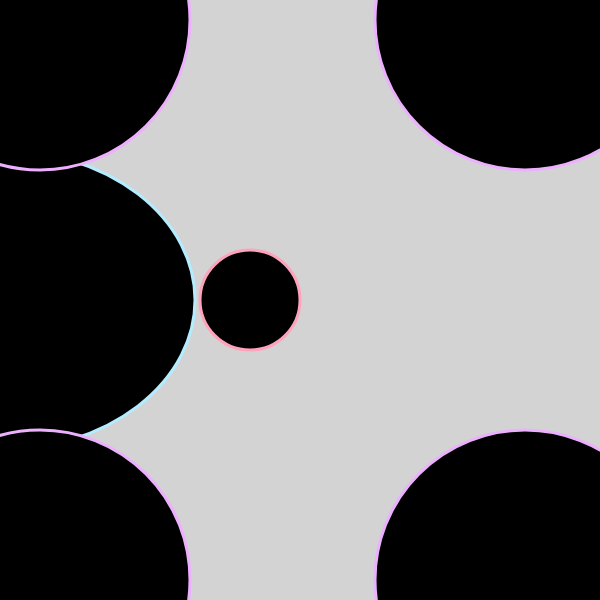
Frame 1 (no input)
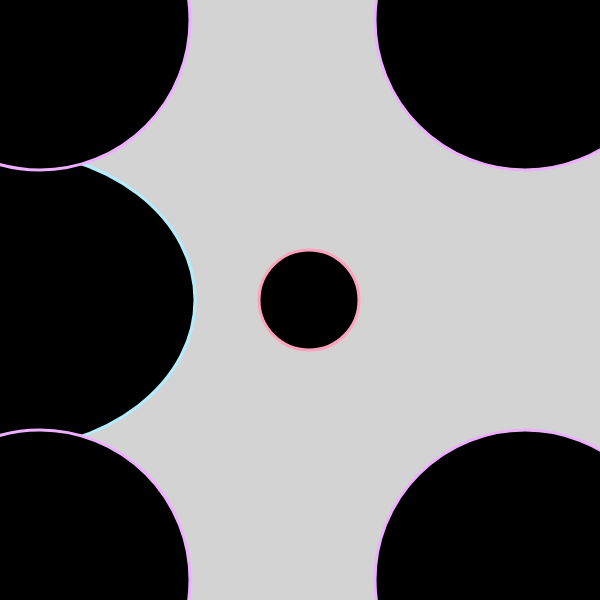
Frame 60 (no input)
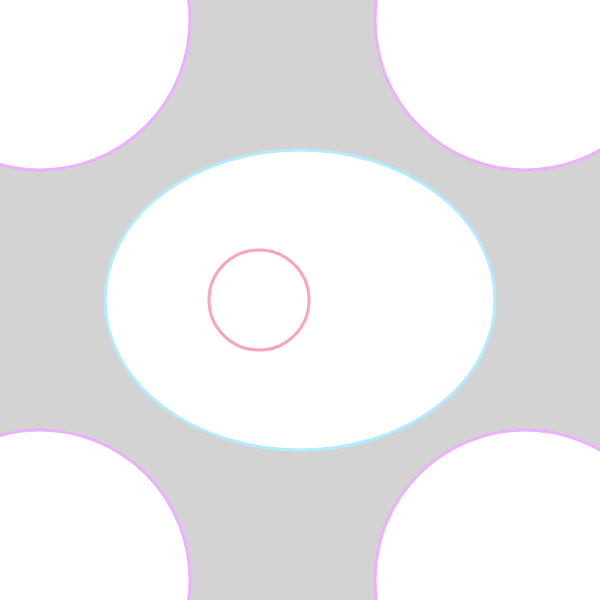
Frame 120 (the mouse pressed at the canvas centre since frame 60)

The p5.js sketch that drew these frames (run headless with seeded random() and noise() and a simulated clock; from frame 60 on, the mouse is pressed at the canvas centre):

// p5.js sketch
// ── sketch.js
/*
Name: Raul L.
*/
// circleX moves towards the right of the canvas
let circleX = 250;

function setup() {
  createCanvas(600,600);
}
// Resets the circle back in the center
function mousePressed(){
  circleX = 200;
}
function draw() {

  background("lightgrey");

  // Ellipse mouseY move your mouse up and down to shade the shapes
  stroke(179, 236, 255);
  strokeWeight(3)
  fill(mouseY)
  //mouseX is to move the ellipse left and right
  ellipse (mouseX, 300,390,300,450)

stroke(255, 163, 188)
  circle(circleX, 300,100)
 
  stroke(237, 176, 255)
   //Top Corner Cirles
  circle(40,20,300)
  circle (525,20,300)
  //Bottom Corner Circles
  circle(525,580,300)
circle(40,580,300)
  // tells the circle to go right at the speed of one pixel
  circleX = circleX + 1;
}
